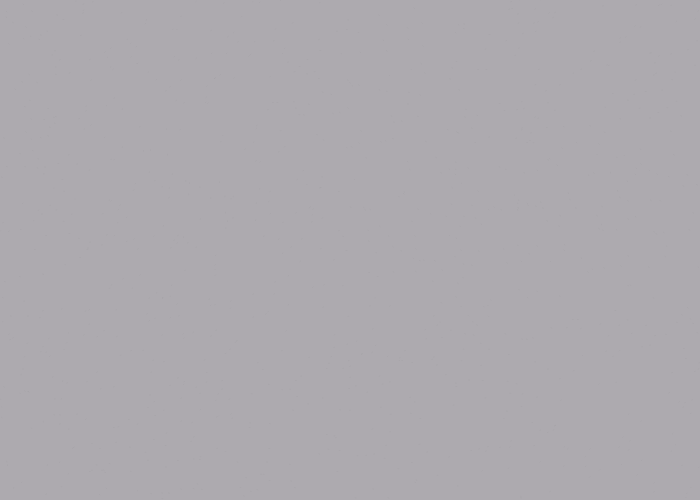
Frame 1 (no input)
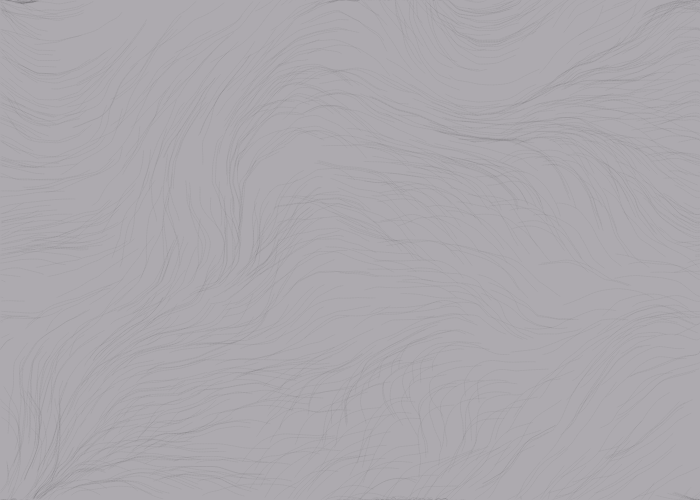
Frame 60 (no input)
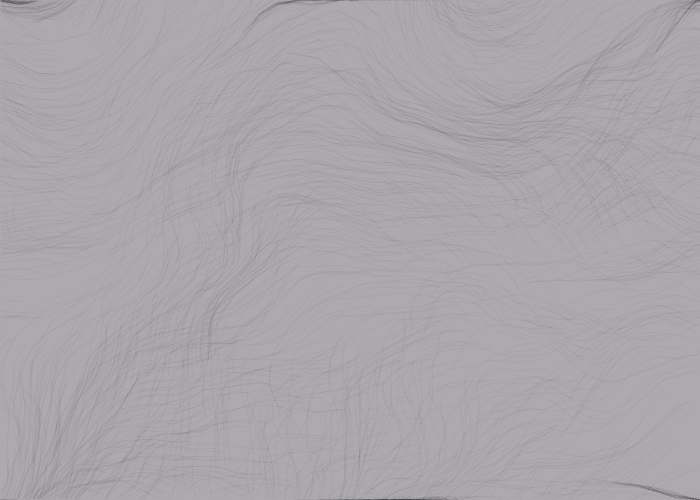
Frame 120 (the mouse pressed at the canvas centre since frame 60)

The p5.js sketch that drew these frames (run headless with seeded random() and noise() and a simulated clock; from frame 60 on, the mouse is pressed at the canvas centre):

// p5.js sketch
// ── sketch.js
var cols, rows; //creates a grid
var scl = 20; // scale
var inc = 0.1;


var zoff = 0; //3rd axis


var particles = [];

var flowfield;



function setup() {

	createCanvas(700,500);
	
	cols = floor(width / scl);
	rows = floor(height / scl);

	flowfield = new Array(cols * rows)

		for (var i = 0; i < 1000; i++) { //adding particles
		particles[i] = new Particle();
		}
	
	background(173, 170, 175);
}



function draw() {


	var yoff = 0;
		for (var y = 0; y < rows; y ++) {

	var xoff = 0;
		for(var x =0; x < cols; x++) {

	var index = x + y * cols;

	var an = noise(xoff, yoff, zoff) * TWO_PI; //adding noise value to the angle
	var v = p5.Vector.fromAngle(an); //vectors to create the flow stream
	v.setMag(1);// magnitude to control how exactly the particles will follow the stream

flowfield[index] = v; //the calculated vectors are stored in this array

xoff += inc; 
	
}
yoff += inc;

zoff += 0.0004; //makes a moving flow field, the low value makes it change slow
}

for (var i=0; i < particles.length; i++) {
particles[i].follow(flowfield); //makes the particles follow the flowfield
particles[i].update();
particles[i].edges();
particles[i].show();

	}
}
// ── particles.js
function Particle() {
	this.pos = createVector(random(width), random(height));
	this.vel = createVector(0,0); //velosity
	this.acc = createVector(0,0); //acceleration
	this.maxspeed = 1.6;
	
	this.prevPos = this.pos.copy(); //when the particle start it has it current and prev possistion
	
	this.update = function() {
		this.vel.add(this.acc);
		this.vel.limit(this.maxspeed);
		this.pos.add(this.vel);
		this.acc.mult(0);
		
	}
	
	this.follow = function(vectors) {
	var x = floor(this.pos.x / scl);
	var y = floor(this.pos.y / scl);
	var index = x + y * cols; //get the values from 2D into a one dimension array
	var force = vectors[index];
	this.applyForce(force); 
	
	}
	
	this.applyForce = function(force) {
		this.acc.add(force);
	}
	
	this.show = function() {
		
		stroke(0,10);
		strokeWeight(0.7);
		line(this.pos.x,this.pos.y, this.prevPos.x, this.prevPos.y);
		this.updatePrev();
	}
	
	this.updatePrev = function() {
		this.prevPos.x = this.pos.x; 
		this.prevPos.y = this.pos.y;
}
	
	this.edges = function() { //makes sure the particles return to the canvas when hitting an edge
		if(this.pos.x > width) {
		this.pos.x = 0;
		this.updatePrev();
		}
		
		if(this.pos.x < 0) {
		this.pos.x = width;
		this.updatePrev();
		}
		
		if(this.pos.y > height) {
		this.pos.y = 0;
		this.updatePrev();
		}
		
		if(this.pos.y < 0) {
		this.pos.y = height;
		this.updatePrev();
	}
}
}		
